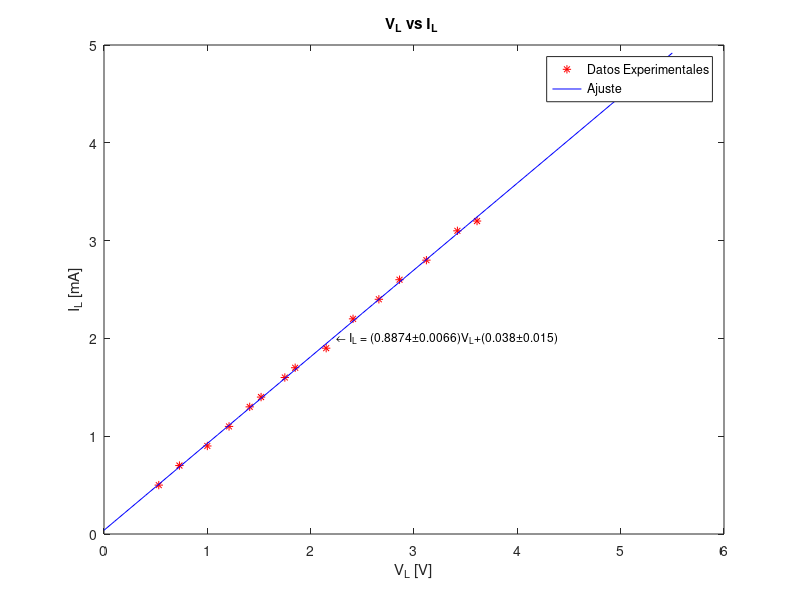

Write the MATLAB code that produced this figure.
clear all; close all;
x = [3.61 3.42 3.12 2.86 2.66 2.41 2.15 1.85 1.75 1.52 1.41 1.21 1 0.73 0.53];
y = [3.2 3.1 2.8 2.6 2.4 2.2 1.9 1.7 1.6 1.4 1.3 1.1 0.9 0.7 0.5];
size(x)
size(y)
N = size(x)(2)

sxy = sum(x.*y);
sxx = sum(x.*x);
syy = sum(y.*y);
sx = sum(x);
sy = sum(y);
a = (((N)*(sxy))-((sx)*(sy)))/(((N)*(sxx))-((sx)*(sx)))
b = (((sxx)*(sy))-((sx)*(sxy)))/(((N)*(sxx))-((sx)*(sx)))
e = (y-((a*x)+b)).^2;
sei = sum(e);
incertidumbrea=sqrt((sei)/(N-2))*sqrt((N)/(((N)*(sxx))-((sx)*(sx))))
incertidumbreb=sqrt((sei)/(N-2))*sqrt((sxx)/(((N)*(sxx))-((sx)*(sx))))
r = (((N)*(sxy))-((sx)*(sy)))/(sqrt(((N)*(sxx))-((sx)*(sx)))*sqrt(((N)*(syy))-((sy)*(sy))))
%%%%%%%%%%%%%%%%%%%%%%%%%%%%%%%%%%%%%%%%%%%%%%%%%%%%
xx = 0:0.1:5.5;
yy =  a*xx+b;
%%%%%%%%%%%%%%%%%%%%%%%%%%%%%%%%%%%%%%%%%%%%%%%%%%%%
figure (1); clf;
plot(x,y,'*r',xx,yy,'-b')
title('V_{L} vs I_{L} ')
xlabel('V_{L} [V]')
ylabel('I_{L} [mA]')
legend('Datos Experimentales','Ajuste')
text (2.25, 2, strcat ('\fontsize{12}\leftarrow I_{L} = (0.8874\pm0.0066)V_{L}+(0.038\pm0.015)'));
print -djpeg -r100 graficapositiva.jpg
